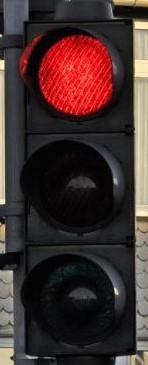
#> input picture 1.jpg, 148 x 365 px
$ python opencv.py
#> lines starting #> are read from the running program, lines starting #| are printed output that depends on the picture
import cv2
import numpy as np

i = 1
while (i < 4):
    # выводим на экран изображение светофора
    frame = cv2.imread(str(i) + ".jpg")
#> frame is the input picture: shape (365, 148, 3); mean B, G, R 45.7, 46.8, 64.9
    frame = cv2.resize(frame, (148, 365))
    cv2.imshow(str(i), frame)

    # переводим из BGR в HSV
    hsv = cv2.cvtColor(frame, cv2.COLOR_BGR2HLS)
#> hsv: shape (365, 148, 3); mean of channels 0, 1, 2 93.1, 55.2, 54.6
    v = hsv[:, :, 2]
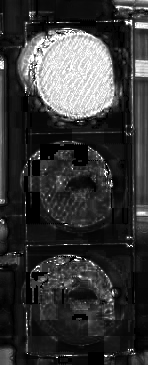
#> v: shape (365, 148); min 0, max 255, mean 54.6

    # находим сумму красного,желтого и зеленого цвета
    red_sum = np.sum(v[0:121, 0:148])
#> red_sum = 1818135
    yellow_sum = np.sum(v[122:243, 0:148])
#> yellow_sum = 575430
    green_sum = np.sum(v[244:365, 0:148])
#> green_sum = 549617

    # отделяем красную, желтую и зеленую зону квадратами
    cv2.rectangle(frame, (0, 0), (148, 121), (0, 0, 255), 2)
    cv2.rectangle(frame, (0, 121), (148, 243), (0, 255, 255), 2)
    cv2.rectangle(frame, (0, 244), (148, 365), (0, 255, 0), 2)
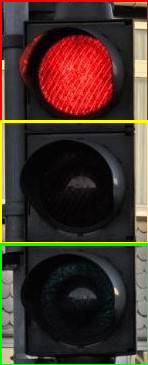
#> frame: shape (365, 148, 3); mean B, G, R 41.7, 51.3, 67.7
    cv2.imshow("frameCopy" + str(i), frame)

    # сравниваем суммы
    print(str(red_sum) + ":" + str(yellow_sum) + ":" + str(green_sum))
#| 1818135:575430:549617
    if green_sum > yellow_sum and green_sum > red_sum:
        print("green")
    elif yellow_sum > green_sum and yellow_sum > red_sum:
        print("yellow")
    elif red_sum > yellow_sum and red_sum > green_sum:
        print("red")
    else:
        print("red")

    key = cv2.waitKey(1)
#> (key q is pressed here)
    if key == ord("n"):
        i += 1
        cv2.destroyAllWindows()

    if key == ord("q"):
        break

cv2.destroyAllWindows()

$ run again, with 2.jpg copied over 1.jpg
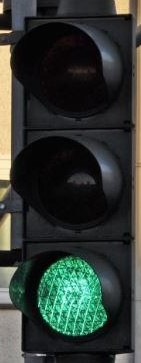
#> input picture 2.jpg, 141 x 363 px
#> frame is the input picture: shape (363, 141, 3); mean B, G, R 50.7, 56, 48.4
#> hsv: shape (365, 148, 3); mean of channels 0, 1, 2 85.7, 51.3, 45.3
#> `v = hsv[:, :, 2]`:
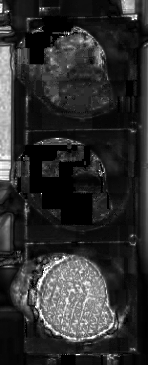
#> v: shape (365, 148); min 0, max 255, mean 45.3
#> red_sum = 771714
#> yellow_sum = 537427
#> green_sum = 1129491
#> `cv2.rectangle(frame, (0, 244), (148, 365), (0, 255, 0), 2)`:
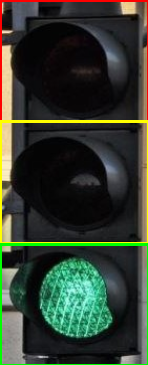
#> frame: shape (365, 148, 3); mean B, G, R 46.7, 60.3, 51
#| 771714:537427:1129491

$ run again, with 3.jpg copied over 1.jpg
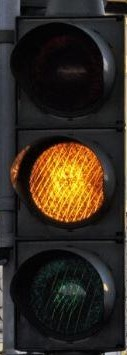
#> input picture 3.jpg, 127 x 355 px
#> frame is the input picture: shape (355, 127, 3); mean B, G, R 32.3, 41.7, 50.4
#> hsv: shape (365, 148, 3); mean of channels 0, 1, 2 81.4, 41.3, 53.6
#> `v = hsv[:, :, 2]`:
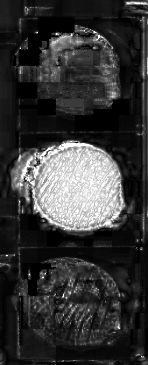
#> v: shape (365, 148); min 0, max 255, mean 53.6
#> red_sum = 614901
#> yellow_sum = 1734630
#> green_sum = 539818
#> `cv2.rectangle(frame, (0, 244), (148, 365), (0, 255, 0), 2)`:
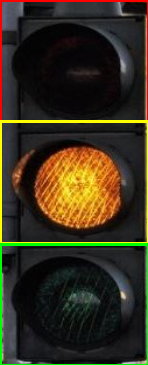
#> frame: shape (365, 148, 3); mean B, G, R 28.9, 47.3, 54.5
#| 614901:1734630:539818
